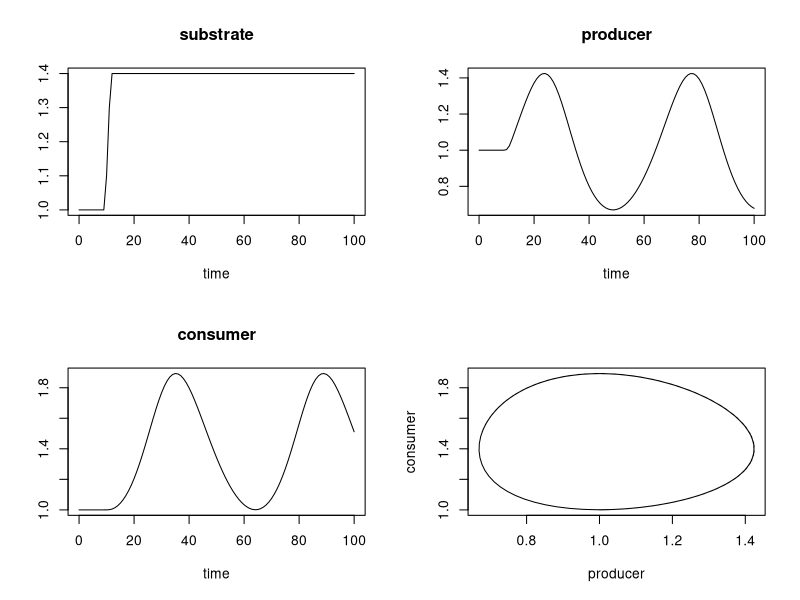

Source code (R):
library(deSolve)


### Name: lsoda
### Title: Solver for Ordinary Differential Equations (ODE), Switching
###   Automatically Between Stiff and Non-stiff Methods
### Aliases: lsoda
### Keywords: math

### ** Examples

## =======================================================================
## Example 1:
##   A simple resource limited Lotka-Volterra-Model
##
## Note: 
## 1. parameter and state variable names made
##    accessible via "with" function
## 2. function sigimp accessible through lexical scoping
##    (see also ode and rk examples)
## =======================================================================

SPCmod <- function(t, x, parms) {
  with(as.list(c(parms, x)), {
    import <- sigimp(t)
    dS <- import - b*S*P + g*C     #substrate
    dP <- c*S*P  - d*C*P           #producer
    dC <- e*P*C  - f*C             #consumer
    res <- c(dS, dP, dC)
    list(res)
  })
}

## Parameters 
parms  <- c(b = 0.0, c = 0.1, d = 0.1, e = 0.1, f = 0.1, g = 0.0)

## vector of timesteps
times  <- seq(0, 100, length = 101)

## external signal with rectangle impulse
signal <- as.data.frame(list(times = times,
                            import = rep(0,length(times))))

signal$import[signal$times >= 10 & signal$times <= 11] <- 0.2

sigimp <- approxfun(signal$times, signal$import, rule = 2)


## Start values for steady state
y <- xstart <- c(S = 1, P = 1, C = 1)

## Solving
out <-  lsoda(xstart, times, SPCmod, parms) 

## Plotting
mf <- par("mfrow")
plot(out, main = c("substrate", "producer", "consumer"))
plot(out[,"P"], out[,"C"], type = "l", xlab = "producer", ylab = "consumer")
par(mfrow = mf)

## =======================================================================
## Example 2:
##  from lsoda source code
## =======================================================================

## names makes this easier to read, but may slow down execution.
parms   <- c(k1 = 0.04, k2 = 1e4, k3 = 3e7)
my.atol <- c(1e-6,  1e-10,  1e-6)
times   <- c(0,4 * 10^(-1:10))

lsexamp <- function(t, y, p) {
  yd1 <- -p["k1"] * y[1] + p["k2"] * y[2]*y[3]
  yd3 <- p["k3"] * y[2]^2
  list(c(yd1, -yd1-yd3, yd3), c(massbalance = sum(y)))
}

exampjac <- function(t, y, p) {
  matrix(c(-p["k1"],	   p["k1"],       0,

            p["k2"]*y[3],
          - p["k2"]*y[3] - 2*p["k3"]*y[2],
                           2*p["k3"]*y[2],

          p["k2"]*y[2],  -p["k2"]*y[2],  0
          ), 3, 3)
}
  

## measure speed (here and below)
system.time( 
  out <- lsoda(c(1, 0, 0), times, lsexamp, parms, rtol = 1e-4,
           atol = my.atol, hmax = Inf)
)  
out

## This is what the authors of lsoda got for the example:

## the output of this program (on a cdc-7600 in single precision)
## is as follows..
##
## at t =  4.0000e-01   y =  9.851712e-01  3.386380e-05  1.479493e-02
## at t =  4.0000e+00   y =  9.055333e-01  2.240655e-05  9.444430e-02
## at t =  4.0000e+01   y =  7.158403e-01  9.186334e-06  2.841505e-01
## at t =  4.0000e+02   y =  4.505250e-01  3.222964e-06  5.494717e-01
## at t =  4.0000e+03   y =  1.831975e-01  8.941774e-07  8.168016e-01
## at t =  4.0000e+04   y =  3.898730e-02  1.621940e-07  9.610125e-01
## at t =  4.0000e+05   y =  4.936363e-03  1.984221e-08  9.950636e-01
## at t =  4.0000e+06   y =  5.161831e-04  2.065786e-09  9.994838e-01
## at t =  4.0000e+07   y =  5.179817e-05  2.072032e-10  9.999482e-01
## at t =  4.0000e+08   y =  5.283401e-06  2.113371e-11  9.999947e-01
## at t =  4.0000e+09   y =  4.659031e-07  1.863613e-12  9.999995e-01
## at t =  4.0000e+10   y =  1.404280e-08  5.617126e-14  1.000000e+00

## Using the analytic Jacobian speeds up execution a little :

system.time( 
  outJ <- lsoda(c(1, 0, 0), times, lsexamp, parms, rtol = 1e-4,
            atol = my.atol, jacfunc = exampjac, jactype = "fullusr", hmax = Inf)
)
  
all.equal(as.data.frame(out), as.data.frame(outJ)) # TRUE
diagnostics(out)
diagnostics(outJ) # shows what lsoda did internally
